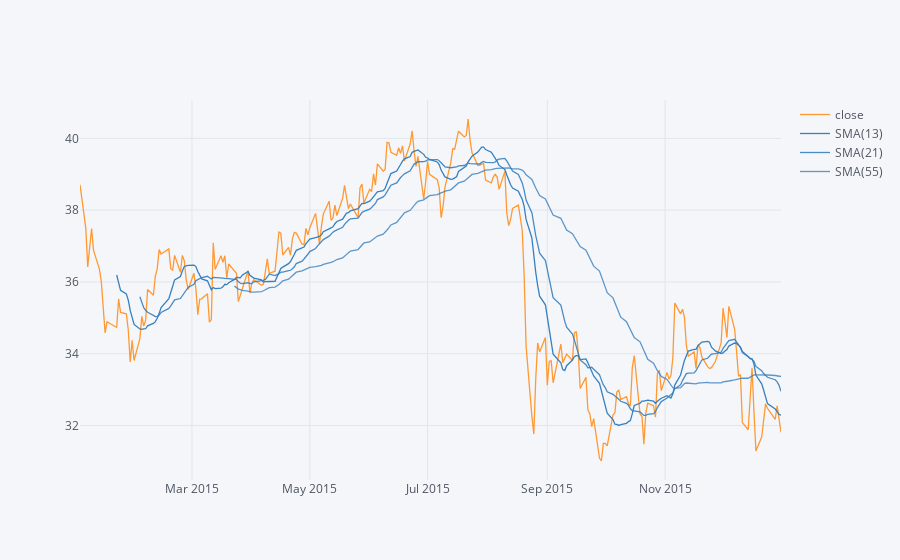

The notebook cell this image was saved under:
### Markdown cell above
** Use .ta_plot(study='sma') to create a Simple Moving Averages plot of Morgan Stanley for the year 2015.**

### Code cell
MS['close'].loc['2015-01-01':'2016-01-01'].ta_plot(study='sma',periods=[13,21,55],title='Simple Moving Averages')

### Figure 1 — Plotly figure (JSON) as saved in the notebook; plotly's stock layout.template omitted (floating-point values rounded to 4 significant figures; data arrays with more than 128 entries replaced by an {"elided": "..."} marker saying what was removed)
{"data": [{"line": {"color": "rgba(255, 153, 51, 1.0)", "dash": "solid", "shape": "linear", "width": 1.3}, "mode": "lines", "name": "close", "text": "", "type": "scatter", "x": {"elided": "252 str values"}, "y": {"elided": "252 float values"}}, {"line": {"color": "rgba(55, 128, 191, 1.0)", "dash": "solid", "shape": "linear", "width": 1.3}, "mode": "lines", "name": "SMA(13)", "text": "", "type": "scatter", "x": {"elided": "252 str values"}, "y": {"elided": "252 mixed values"}}, {"line": {"color": "rgba(55, 128, 191, 0.8999999999999999)", "dash": "solid", "shape": "linear", "width": 1.3}, "mode": "lines", "name": "SMA(21)", "text": "", "type": "scatter", "x": {"elided": "252 str values"}, "y": {"elided": "252 mixed values"}}, {"line": {"color": "rgba(55, 128, 191, 0.7999999999999998)", "dash": "solid", "shape": "linear", "width": 1.3}, "mode": "lines", "name": "SMA(55)", "text": "", "type": "scatter", "x": {"elided": "252 str values"}, "y": {"elided": "252 mixed values"}}], "layout": {"legend": {"bgcolor": "#F5F6F9", "font": {"color": "#4D5663"}}, "paper_bgcolor": "#F5F6F9", "plot_bgcolor": "#F5F6F9", "title": {"font": {"color": "#4D5663"}}, "xaxis": {"gridcolor": "#E1E5ED", "showgrid": true, "tickfont": {"color": "#4D5663"}, "title": {"font": {"color": "#4D5663"}, "text": ""}, "zerolinecolor": "#E1E5ED"}, "yaxis": {"gridcolor": "#E1E5ED", "showgrid": true, "tickfont": {"color": "#4D5663"}, "title": {"font": {"color": "#4D5663"}, "text": ""}, "zerolinecolor": "#E1E5ED"}}}
